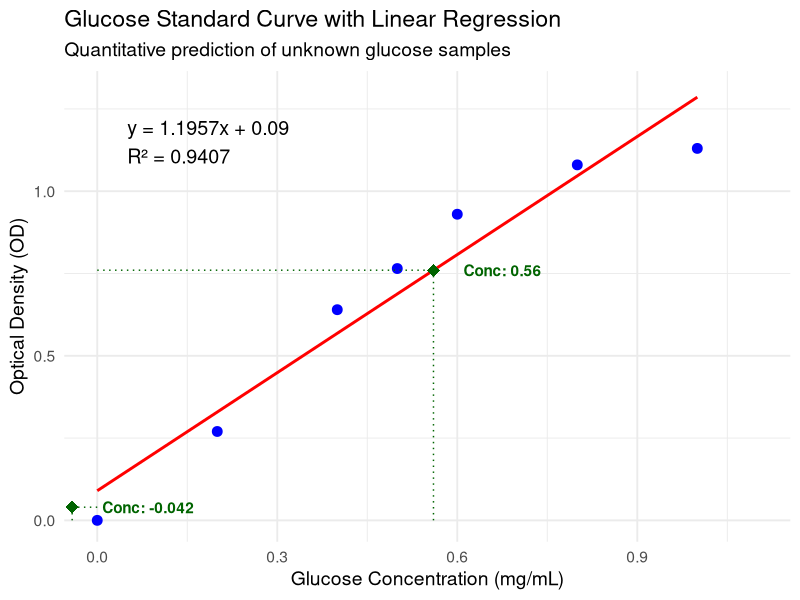

This chart was generated by the following R code:
# =============================================================================
# Glucose Standard Curve — Linear Regression Analysis
# =============================================================================
# Description : Fits a linear regression to glucose standard curve data,
#               visualises the curve, and back-calculates unknown sample
#               concentrations from measured optical densities (OD).
# Output      : ggplot2 figure + printed regression summary + unknown results
# =============================================================================

library(ggplot2)


# ── 1. Standard Data ──────────────────────────────────────────────────────────

data <- data.frame(
  glucose = c(0, 0.2, 0.4, 0.5, 0.6, 0.8, 1.0),
  od      = c(0.000, 0.27, 0.64, 0.765, 0.930, 1.08, 1.13)
)


# ── 2. Linear Regression ──────────────────────────────────────────────────────

model     <- lm(od ~ glucose, data = data)
slope     <- coef(model)[2]
intercept <- coef(model)[1]
r_squared <- summary(model)$r.squared


# ── 3. Unknown Sample Back-Calculation ────────────────────────────────────────

unknown_ods     <- c(0.04, 0.76)
unknown_glucose <- (unknown_ods - intercept) / slope

unknowns <- data.frame(
  glucose = unknown_glucose,
  od      = unknown_ods
)


# ── 4. Plot ───────────────────────────────────────────────────────────────────

ggplot(data, aes(x = glucose, y = od)) +
  
  # Standard curve points
  geom_point(color = "blue", size = 3) +
  
  # Regression line
  geom_smooth(method = "lm", se = FALSE, color = "red", linewidth = 1) +
  
  # Unknown sample points
  geom_point(data = unknowns, aes(x = glucose, y = od),
             color = "darkgreen", size = 4, shape = 18) +
  
  # Vertical dotted drop-lines
  geom_segment(data = unknowns,
               aes(x = glucose, y = 0, xend = glucose, yend = od),
               linetype = "dotted", color = "darkgreen") +
  
  # Horizontal dotted drop-lines
  geom_segment(data = unknowns,
               aes(x = 0, y = od, xend = glucose, yend = od),
               linetype = "dotted", color = "darkgreen") +
  
  # Concentration labels for unknowns
  annotate("text",
           x     = unknowns$glucose + 0.05,
           y     = unknowns$od,
           label = paste("Conc:", round(unknowns$glucose, 3)),
           color = "darkgreen", fontface = "bold", hjust = 0) +
  
  # Regression equation and R²
  annotate("text",
           x     = 0.05,
           y     = 1.15,
           label = paste0("y = ", round(slope, 4), "x + ", round(intercept, 4),
                          "\nR\u00B2 = ", round(r_squared, 4)),
           hjust = 0, size = 5) +
  
  coord_cartesian(xlim = c(0, 1.1), ylim = c(0, 1.3)) +
  
  labs(
    title    = "Glucose Standard Curve with Linear Regression",
    subtitle = "Quantitative prediction of unknown glucose samples",
    x        = "Glucose Concentration (mg/mL)",
    y        = "Optical Density (OD)"
  ) +
  
  theme_minimal(base_size = 14)


# ── 5. Printed Results ────────────────────────────────────────────────────────

cat("\n===== LINEAR REGRESSION SUMMARY =====\n")
print(summary(model))

cat("\n===== UNKNOWN SAMPLE RESULTS =====\n")
for (i in seq_along(unknown_ods)) {
  predicted <- max(round(unknown_glucose[i], 3), 0)   # floor at 0
  cat(sprintf(
    "Unknown Sample %d : Measured OD = %.3f  -->  Estimated Glucose = %.3f mg/mL\n",
    i, unknown_ods[i], predicted
  ))
}

cat("\nModel Equation :\n")
cat(sprintf("  OD = %.4f + %.4f * Glucose\n", intercept, slope))
cat(sprintf("  R\u00B2 = %.4f\n\n", r_squared))
